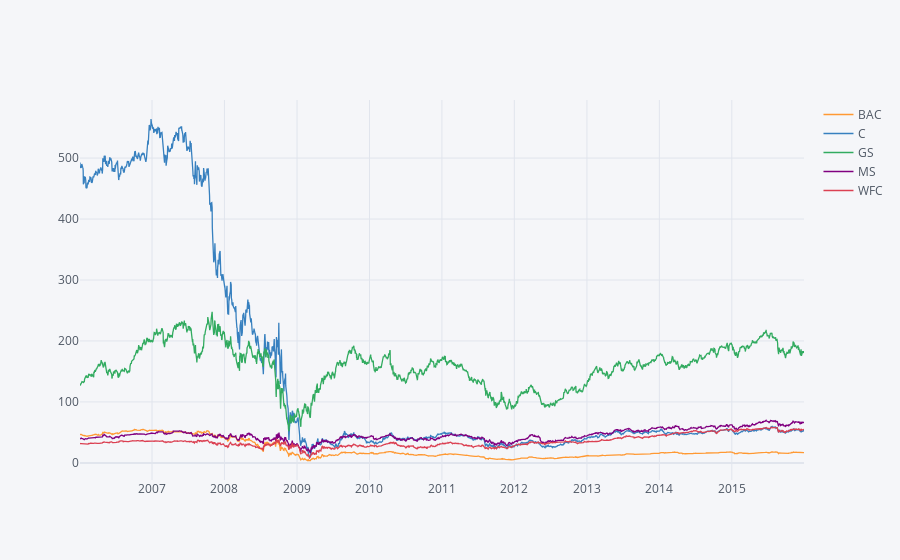

Notebook cell for this chart:
### Code cell
bank_stocks.xs(key='Close',axis=1,level='Stock Info').iplot()

### Figure 1 — Plotly figure (JSON) as saved in the notebook; plotly's stock layout.template omitted (floating-point values rounded to 4 significant figures; data arrays with more than 128 entries replaced by an {"elided": "..."} marker saying what was removed)
{"data": [{"line": {"color": "rgba(255, 153, 51, 1.0)", "dash": "solid", "shape": "linear", "width": 1.3}, "mode": "lines", "name": "BAC", "text": "", "type": "scatter", "x": {"elided": "2517 str values"}, "y": {"elided": "2517 float values"}}, {"line": {"color": "rgba(55, 128, 191, 1.0)", "dash": "solid", "shape": "linear", "width": 1.3}, "mode": "lines", "name": "C", "text": "", "type": "scatter", "x": {"elided": "2517 str values"}, "y": {"elided": "2517 float values"}}, {"line": {"color": "rgba(50, 171, 96, 1.0)", "dash": "solid", "shape": "linear", "width": 1.3}, "mode": "lines", "name": "GS", "text": "", "type": "scatter", "x": {"elided": "2517 str values"}, "y": {"elided": "2517 float values"}}, {"line": {"color": "rgba(128, 0, 128, 1.0)", "dash": "solid", "shape": "linear", "width": 1.3}, "mode": "lines", "name": "MS", "text": "", "type": "scatter", "x": {"elided": "2517 str values"}, "y": {"elided": "2517 float values"}}, {"line": {"color": "rgba(219, 64, 82, 1.0)", "dash": "solid", "shape": "linear", "width": 1.3}, "mode": "lines", "name": "WFC", "text": "", "type": "scatter", "x": {"elided": "2517 str values"}, "y": {"elided": "2517 float values"}}], "layout": {"legend": {"bgcolor": "#F5F6F9", "font": {"color": "#4D5663"}}, "paper_bgcolor": "#F5F6F9", "plot_bgcolor": "#F5F6F9", "title": {"font": {"color": "#4D5663"}}, "xaxis": {"gridcolor": "#E1E5ED", "showgrid": true, "tickfont": {"color": "#4D5663"}, "title": {"font": {"color": "#4D5663"}, "text": ""}, "zerolinecolor": "#E1E5ED"}, "yaxis": {"gridcolor": "#E1E5ED", "showgrid": true, "tickfont": {"color": "#4D5663"}, "title": {"font": {"color": "#4D5663"}, "text": ""}, "zerolinecolor": "#E1E5ED"}}}
